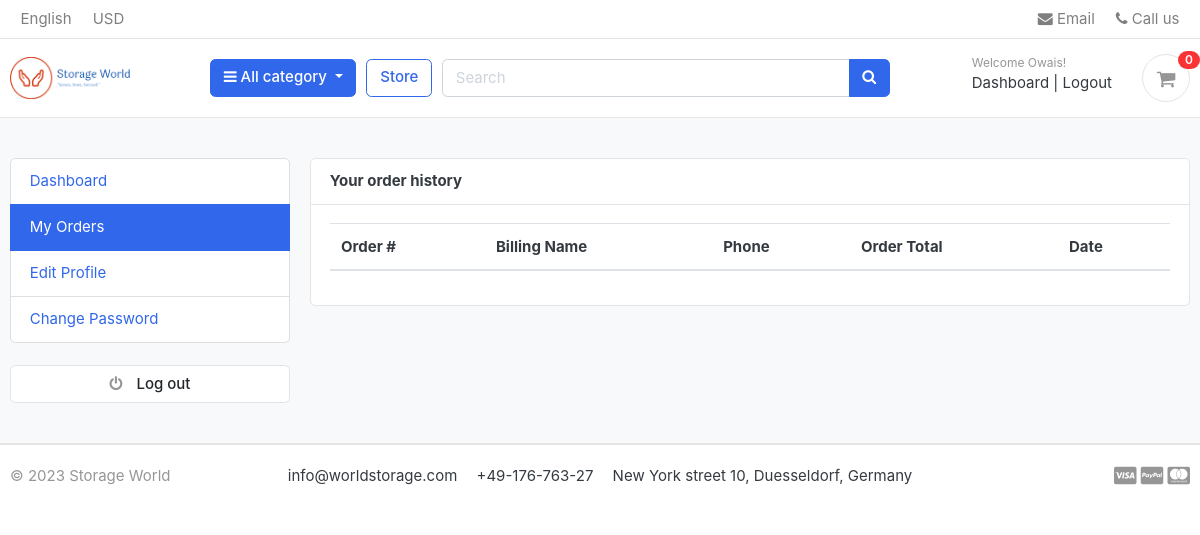
The app's page /accounts/my_orders/ (signed in), older data.
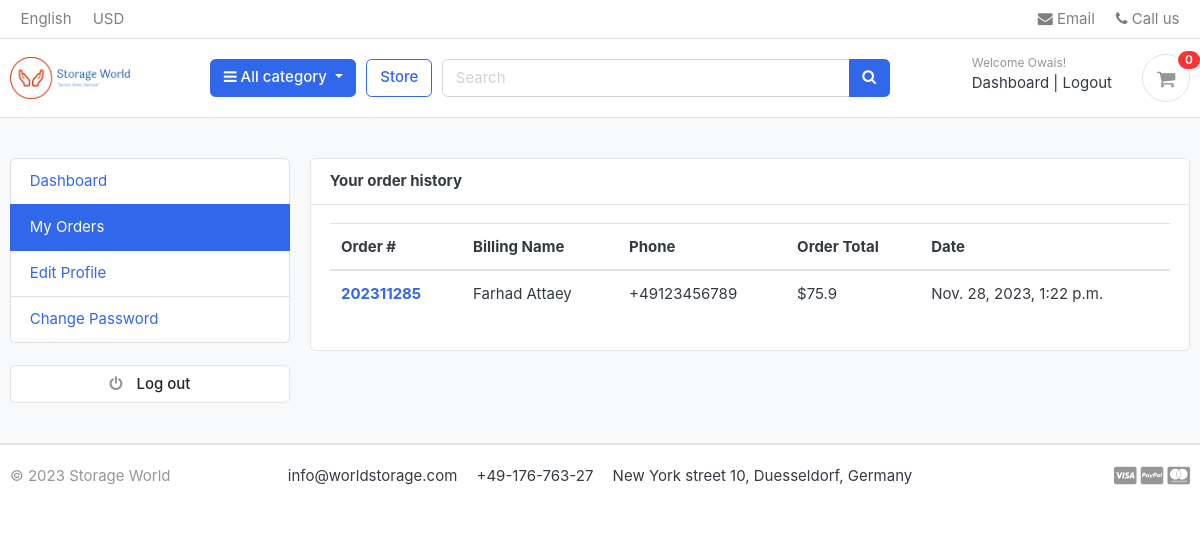
The same page, newer data.
### orders/models.py (models this page shows, shortened)
class Order(models.Model):
    STATUS = (
        ('New', 'New'),
        ('Accepted', 'Accepted'),
        ('Completed', 'Completed'),
        ('Cancelled', 'Cancelled'),
    )
    user                = models.ForeignKey(Account, on_delete=models.SET_NULL, null=True)
    payment             = models.ForeignKey(Payment, on_delete=models.SET_NULL, blank=True, null=True)
    order_number        = models.CharField(max_length=20)
    first_name          = models.CharField(max_length=50)
    last_name           = models.CharField(max_length=50)
    phone               = models.CharField(max_length=15)
    email               = models.EmailField(max_length=50)
    address_line_1      = models.CharField(max_length=50)
    address_line_2      = models.CharField(max_length=50, blank=True)
    country             = models.CharField(max_length=50)
    state               = models.CharField(max_length=50)
    city                = models.CharField(max_length=50)
    order_note          = models.CharField(max_length=100, blank=True)
    order_total         = models.FloatField()
    tax                 = models.FloatField()
    status              = models.CharField(max_length=10, choices=STATUS, default='New')
    ip                  = models.CharField(blank=True, max_length=20)
    is_ordered          = models.BooleanField(default=False)
    created_at          = models.DateTimeField(auto_now_add=True)
    updated_at          = models.DateTimeField(auto_now=True)
    def full_name(self):
        return f'{self.first_name} {self.last_name}'

### accounts/views.py (the view)
# urls.py: path('my_orders/', views.my_orders, name='my_orders'),
@login_required(login_url='login')
def my_orders(request):
    orders = Order.objects.filter(user=request.user, is_ordered=True).order_by('-created_at')
    context = {
        'orders': orders,
    }
    return render(request, 'accounts/my_orders.html', context)

### carts/context_processors.py (called while the page is built)
def counter(request):
    cart_count = 0
    if 'admin' in request.path:
        return {}
    else:
        try:
            cart = Cart.objects.filter(cart_id=_cart_id(request))
            if request.user.is_authenticated:
                cart_items = CartItem.objects.all().filter(user=request.user)
            else:
                cart_items = CartItem.objects.all().filter(cart=cart[:1])
            for cart_item in cart_items:
                cart_count += cart_item.quantity
        except Cart.DoesNotExist:
            cart_count = 0
    return dict(cart_count=cart_count)

### carts/views.py (called while the page is built)
def _cart_id(request):
    cart = request.session.session_key
    if not cart:
        cart = request.session.create()
    return cart

### category/context_processors.py (called while the page is built)
def menu_links(request):
    links = Category.objects.all()
    return dict(links=links)

### category/models.py (called while the page is built)
    def get_url(self):
        return reverse('products_by_category', args=[self.slug])

### templates/accounts/my_orders.html (shortened to what this page needs)
{% extends 'base.html' %}
{% block content %}
<section class="section-conten padding-y bg">
<div class="container">
	<div class="row">
	{% include 'includes/dashboard_sidebar.html' %}
	<main class="col-md-9">
		<article class="card">
		<header class="card-header">
			<strong class="d-inline-block mr-3">Your order history</strong>
		</header>
		<div class="card-body">
			<div class="row">
			<div class="col-md-12">
				<table class="table table-hover">
				  <thead>
				    <tr>
				      <th scope="col">Order #</th>
				      <th scope="col">Billing Name</th>
				      <th scope="col">Phone</th>
				      <th scope="col">Order Total</th>
                        <th scope="col">Date</th>
				    </tr>
				  </thead>
				  <tbody>
						{% for order in orders %}
				    <tr>
				      <th scope="row"><a href="{% url 'order_detail' order.order_number %}">{{order.order_number}}</a></th>
				      <td>{{order.full_name}}</td>
				      <td>{{order.phone}}</td>
				      <td>${{order.order_total}}</td>
                        <td>{{order.created_at}}</td>
				    </tr>
				{% endfor %}
				  </tbody>
				</table>
			</div>
			</div>
		</div>
		</article>
	</main>
</div>
</div>
</section>
{% endblock %}

Row changes from the older to the newer data that the page shows:
added Order: order_number "202311285", full_name "Farhad Attaey", phone "+49123456789", order_total "75.9", created_at "Nov. 28, 2023, 1:22 p.m."
